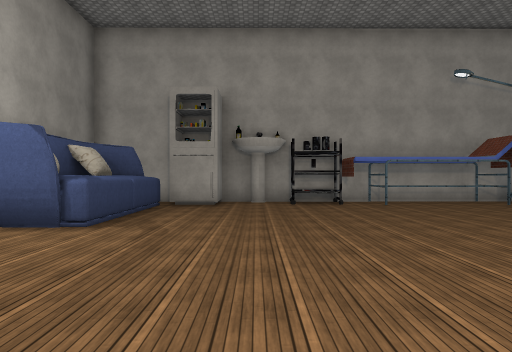
View 1 (above)

19 first-person views from a walk through a 3-D level made in the Unity game engine. The camera is 1.5 m above the floor, looks level and sees 70° across. The floor is counted in squares, 2 m on a side. Each view is taken from the middle of a square. On the plan, view 1 faces up. The plan holds only what a view shows up to about 11 squares ahead; the rest is blank. The place goes on beyond the plan. Some surface patterns are stand-ins.

View 2
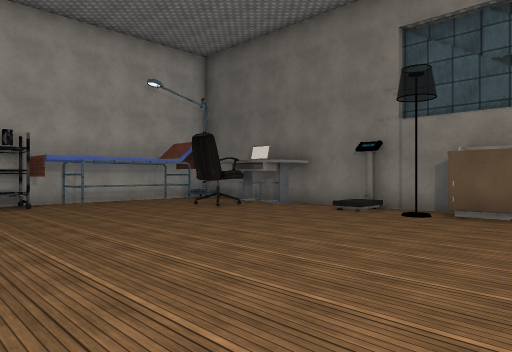

View 3
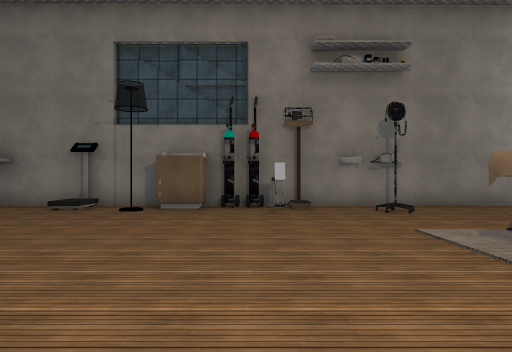

View 4
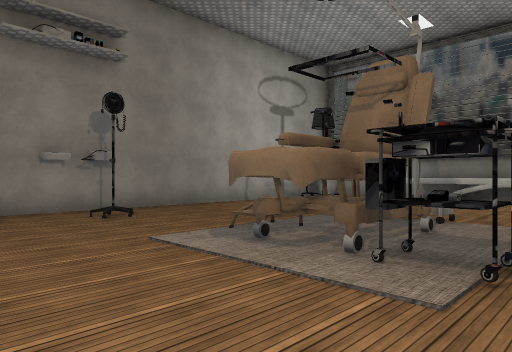

View 5
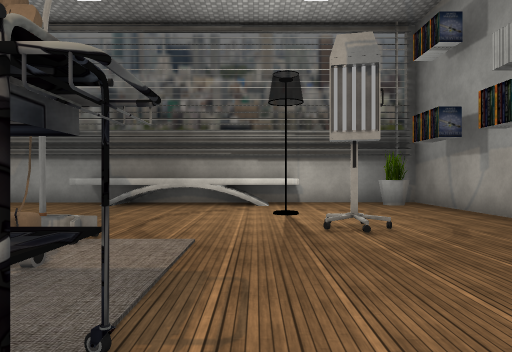

View 6
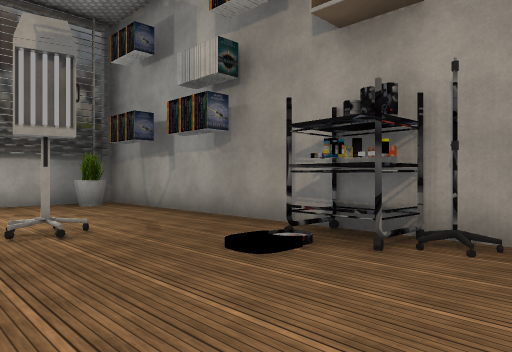

View 7
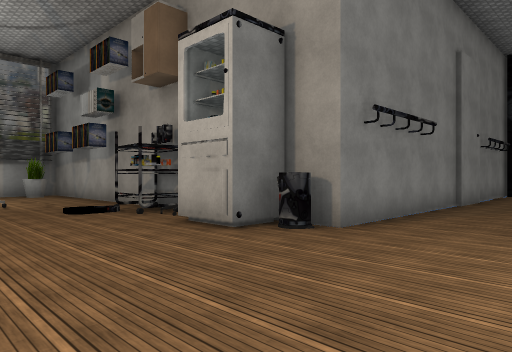

View 8
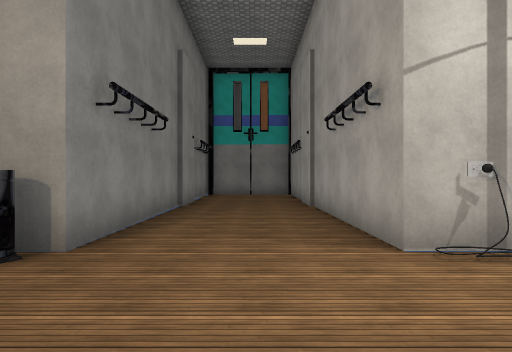

View 9
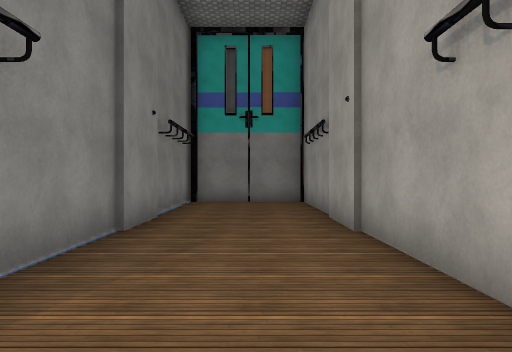

View 10
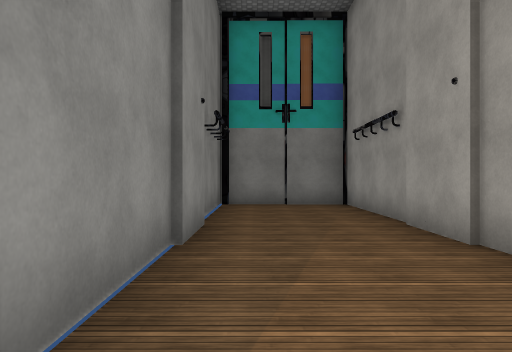

View 11
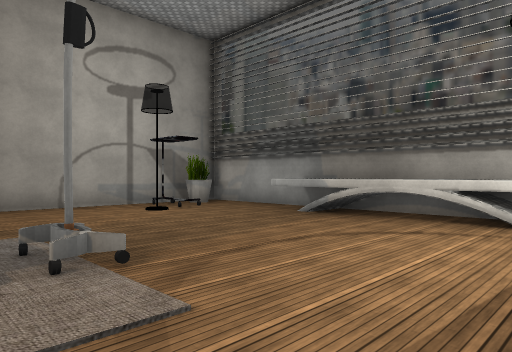

View 12
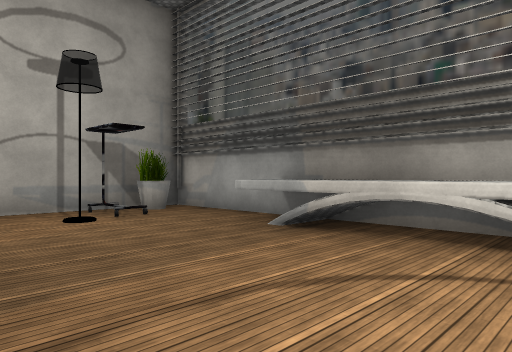

View 13
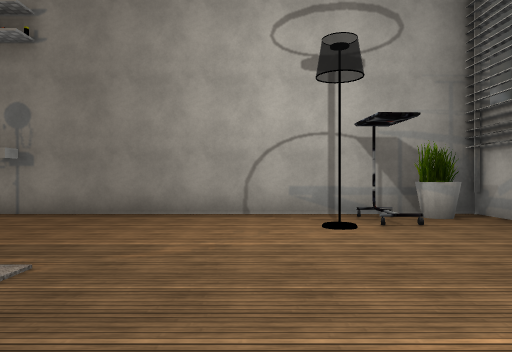

View 14
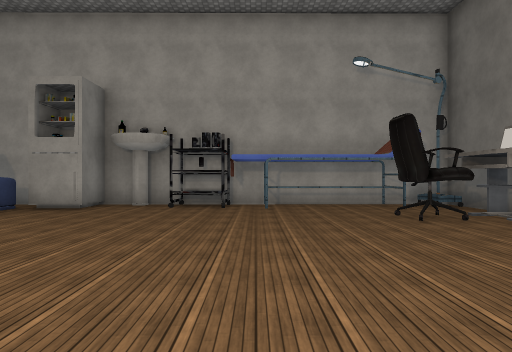

View 15
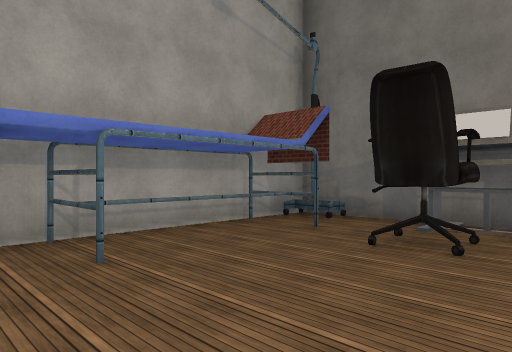

View 16
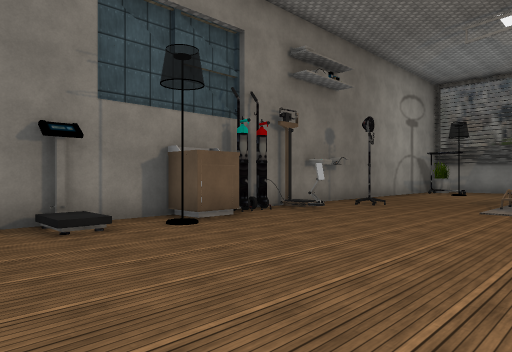

View 17
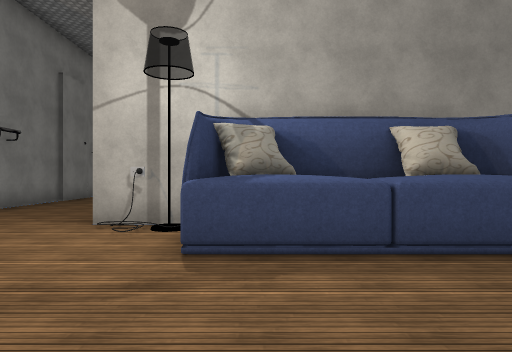

View 18
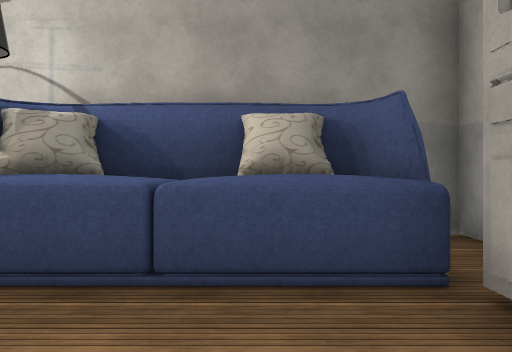

View 19
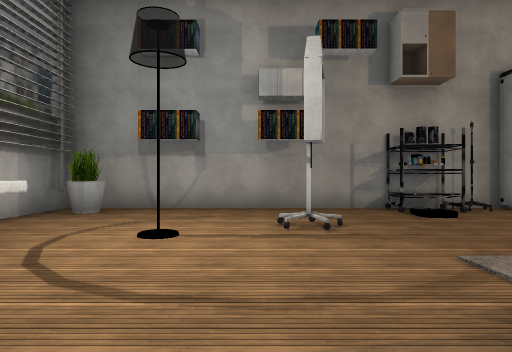

### Floor plan
Points are (right, up) in squares from view 1. A wall is a line through its corners. A room is listed if a view was taken in it or the views show most of it. See-through windows are left out.
Room 1 (views 1, 2, 3, 4, 5, 6, 7, 8, 9, 10, 11, 12, 13, 14, 15, 16, 17, 18, 19)
walls: (-3.4, -1.4) (-3.4, -2.4); (-4.1, -2.3) (-4.6, -2.3) (-4.5, -12.4) (8.3, -12.4) (8.2, -1.4); (6.7, -2.9) (6.9, -2.5); (8.2, 0.4) (8.1, 9); (-3.2, 5.2) (-3.7, 5.2); (-4.7, 5) (-4.7, 3.5) (-9.4, 3.4); (-2.4, 7.6) (-2.4, 6.4); (3.2, 9) (3.2, 10.5); (-1.1, -11.2) (4.6, -11.2); (-3.9, 8.6) (-3.9, 6.2); (-3, 9.1) (-3.6, 8.9); (-3.1, 9.1) (-3.6, 9); (-10, 0.1) (-4.6, 0.1) (-4.6, -1); (6.3, 9) (6.3, 10.4); (5.9, 10.7) (-1, 10.6) (-1, 9.4) (-2.4, 9.4) (-2.4, 8.4); (-11.8, 3.4) (-15.7, 3.4) (-15.7, 0) (-12.2, 0.1)
low walls: (6.4, 9.6) (3.2, 9.6)
objects: other object (-11, 0); other object (-4, -5) to (-4, -4); other object (-4, -3); other object (-4, 0); other object (-4, 4); other object (-3, 6); other object (-3, 8); other object (-1, -7); other object (0, 10); other object (1, -3); other object (1, 10) to (2, 10); other object (2, -6); other object (2, -5) to (3, -3); other object (2, -3); other object (3, -4); other object (6, 7) to (7, 8); other object (7, 0); other object (7, 2) to (8, 2); other object (8, -11); other object (8, -10); other object (8, -1); other object (8, 0); other object (8, 1); other object (8, 4)

Where each view was taken, in squares from view 1:
view 1: 0 up, 0 right, facing up
view 2: 0 up, 0 right, facing up-right
view 3: 0 up, 1 left, facing right
view 4: 0 up, 0 right, facing down-right
view 5: 2 down, 0 right, facing down
view 6: 2 down, 0 right, facing down-left
view 7: 3 up, 0 right, facing down-left
view 8: 2 up, 1 left, facing left
view 9: 2 up, 5 left, facing left
view 10: 1 up, 6 left, facing left
view 11: 5 down, 1 left, facing down-right
view 12: 7 down, 0 right, facing down-right
view 13: 8 down, 1 right, facing right
view 14: 1 up, 3 right, facing up
view 15: 6 up, 2 right, facing up-right
view 16: 6 up, 2 right, facing down-right
view 17: 6 up, 1 right, facing left
view 18: 8 up, 0 right, facing left
view 19: 8 down, 4 right, facing left
